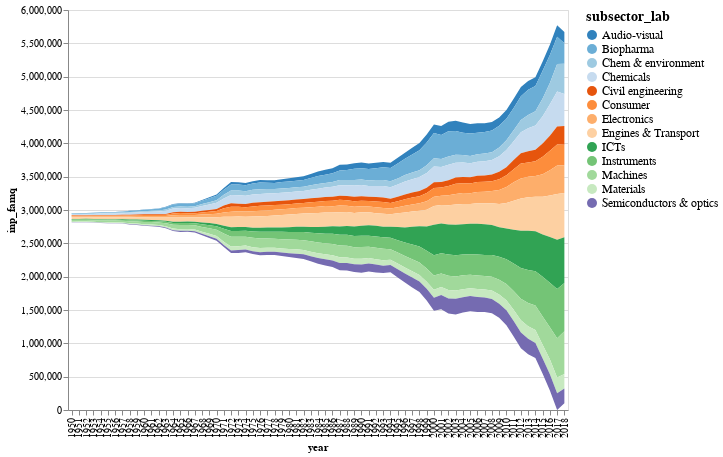

Notebook code cell kept with this figure:
### Code cell
from altair_saver import save

import altair as alt

# preprocessing 
lower_limit = 1950
upper_limit = 2018 

df_tec_yearQ=df_tec_year.groupby(by=['year','subsector_lab'])['inp_famq'].sum().reset_index()
df_tec_yearQ=df_tec_yearQ[(df_tec_yearQ.year<=upper_limit)&(df_tec_yearQ.year>=lower_limit)]


brush = alt.selection_multi(fields=['subsector_lab'], bind='legend')

mychart = alt.Chart(df_tec_yearQ).mark_area().encode(
        alt.X('year:O'),
        alt.Y('inp_famq:Q', stack='center'), 
        color=alt.condition(brush, 'subsector_lab:N', alt.value('lightgray'),scale=alt.Scale(scheme='category20c'),                  
                  legend=alt.Legend(columns=1, symbolLimit=0))
        ).properties(
        width=500,
        height=400
    ).interactive(
    ).add_selection(
         brush
    ).configure_legend(
    titleFontSize=14,
    labelFontSize=12
    ) 

file_dir= f'{mywiprdir}/'
file_name = 'Chart4_pat_subsector_streamgraph_since '+str(lower_limit)
mychart.save(file_dir+file_name+'.html')

mychart

### Figure 1 — Vega-Lite specification as saved in the notebook (floating-point values rounded to 4 significant figures; data arrays with more than 128 entries replaced by an {"elided": "..."} marker saying what was removed)
{"config": {"view": {"continuousWidth": 400, "continuousHeight": 300}, "legend": {"labelFontSize": 12, "titleFontSize": 14}}, "data": {"name": "data-c0c03ea3a009f304fb1a330605a47925"}, "mark": "area", "encoding": {"color": {"condition": {"type": "nominal", "field": "subsector_lab", "legend": {"columns": 1, "symbolLimit": 0}, "scale": {"scheme": "category20c"}, "selection": "selector009"}, "value": "lightgray"}, "x": {"type": "ordinal", "field": "year"}, "y": {"type": "quantitative", "field": "inp_famq", "stack": "center"}}, "height": 400, "selection": {"selector010": {"type": "interval", "bind": "scales", "encodings": ["x", "y"]}, "selector009": {"type": "multi", "fields": ["subsector_lab"], "bind": "legend"}}, "width": 500, "$schema": "https://vega.github.io/schema/vega-lite/v4.8.1.json", "datasets": {"data-c0c03ea3a009f304fb1a330605a47925": {"elided": "897 records"}}}
